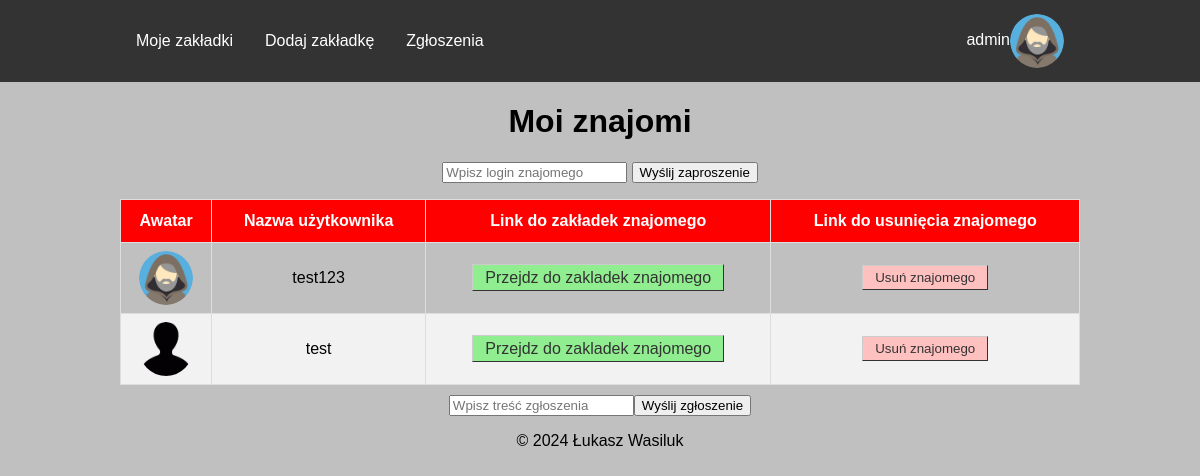
Screenshot of /friends.php (signed in) with the database file from the repository.
### tables this page shows
CREATE TABLE `uzytkownicy` (
  `id` int(10) UNSIGNED NOT NULL,
  `login` varchar(64) NOT NULL,
  `haslo` varchar(64) NOT NULL,
  `email` varchar(64) NOT NULL,
  `rola` varchar(64) NOT NULL DEFAULT 'user',
  `utworzonyData` timestamp NOT NULL DEFAULT current_timestamp(),
  `awatar` varchar(64) NOT NULL
);

### friends.php (the view, shortened to what this page needs)
<!DOCTYPE html>
<html lang="en">
<head>
    <link rel="stylesheet" href="./Styles/styles.css">
</head>
<body>
    <?php
    require("menu.php");
    ?>
    <main class="text-center">
        <h1>Moi znajomi</h1>
        <div class="friendRequest">
            <input type="text" id="loginZnajomego" placeholder="Wpisz login znajomego">
            <button type="button" id="sendFriendRequest">Wyślij zaproszenie</button>
        </div>
        <div class="center-80">
            <?php
            $sql = "SELECT uzytkownicy.id as id, uzytkownicy.login as login, uzytkownicy.awatar as awatar
                    FROM znajomi
                    JOIN uzytkownicy ON znajomi.idUzytkownika2 = uzytkownicy.id
                    WHERE idUzytkownika1 = {$_SESSION['id']}
                    AND (idUzytkownika1, idUzytkownika2) IN (
                        SELECT idUzytkownika2, idUzytkownika1 FROM znajomi
                    )
                    AND idUzytkownika1 <> idUzytkownika2";
            $result = $conn->query($sql);
            if ($result->num_rows > 0) {
                echo "<table>";
                echo "<thead>";
                echo "<th>Awatar</th>";
                echo "<th>Nazwa użytkownika</th>";
                echo "<th>Link do zakładek znajomego</th>";
                echo "<th>Link do usunięcia znajomego</th>";
                echo "<tbody>";
                while ($row = $result->fetch_assoc()) {
                    echo "<tr id={$row['id']}>";
                    echo "<td><img src='./Images/{$row['awatar']}' alt='Avatar' class='avatar'></td>";
                    echo "<td>{$row['login']}</td>";
                    echo "<td><a href='friendBookmarks.php?idZnajomego={$row['id']}&&login={$row['login']}' class='button success-btn'>Przejdz do zakladek znajomego</a></td>";
                    echo "<td><button class='button delete-btn' data-id={$row['id']}>Usuń znajomego</button></td>";
                    echo "</tr>";
                }
                echo "</tbody>";
                echo "</table>";
            } else {
                echo "Nie znaleziono żadnych znajomych.";
            }
            echo "</div>";
            ?>
    </main>
    <?php
    require("footer.php");
    ?>
</body>
</html>

### Styles/styles.css (style rules this page uses)
body { font-family: Arial, Helvetica, sans-serif; margin: 0; background-color: silver; }
.center-80 { width: 80%; margin: auto; }
.text-center { text-align: center; }
.avatar { vertical-align: middle; width: auto; height: 54px; border-radius: 50%; }
table { font-family: Arial, Helvetica, sans-serif; border-collapse: collapse; width: 100%; }
td, th { border: 1px solid #ddd; padding: 8px; }
tr:nth-child(even) { background-color: #f2f2f2; }
th { padding-top: 12px; padding-bottom: 12px; text-align: center; background-color: red; color: white; }
.button { font: bold 14px; text-decoration: none; background-color: #EEEEEE; color: #333333; padding: 4px 12px 4px 12px; border-top: 1px solid #CCCCCC; border-right: 1px solid #333333; border-bottom: 1px solid #333333; border-left: 1px solid #CCCCCC; }
.delete-btn { background-color: #FFC0C0; }
.success-btn { background-color: #90EE90; }
.friendRequest { margin: 1rem; }

### rows the page displays
uzytkownicy: awatar (picture), login "test123"
uzytkownicy: awatar (picture), login "test"

### other values shown
$_SESSION["login"] "admin"
